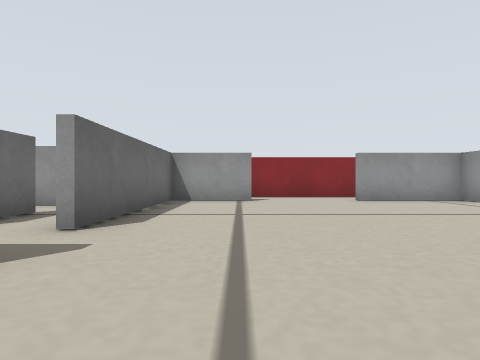
View 1 (above)

22 first-person views from a walk through a robot-simulator world made for Stage. The camera is 0.11 m above the floor, looks level and sees 75° across. Floor lines are 1 m apart. The floor is counted in squares, 0.2 m on a side. Each view is taken from the middle of a square. On the plan, view 1 faces up. The plan holds only what a view shows up to about 9 squares ahead; the rest is blank. The robots in the file are not drawn.

View 2
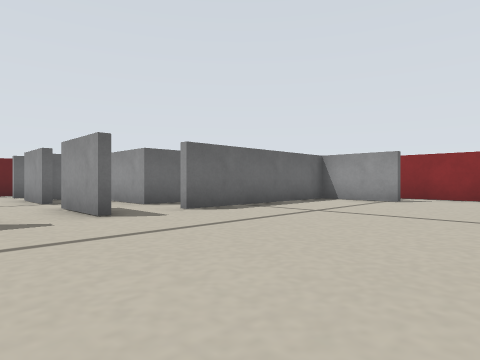

View 3
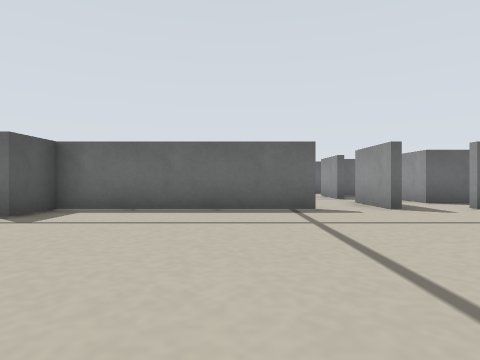

View 4
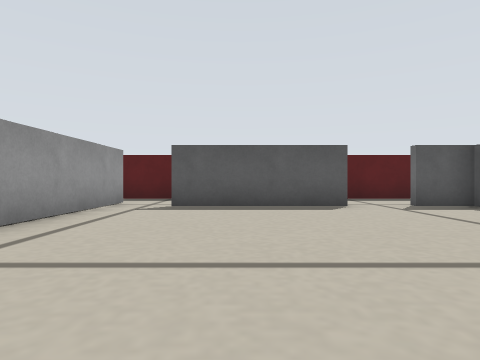

View 5
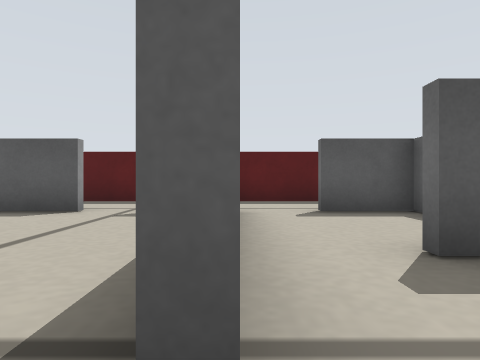

View 6
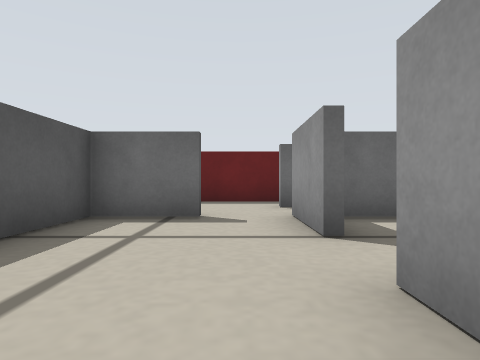

View 7
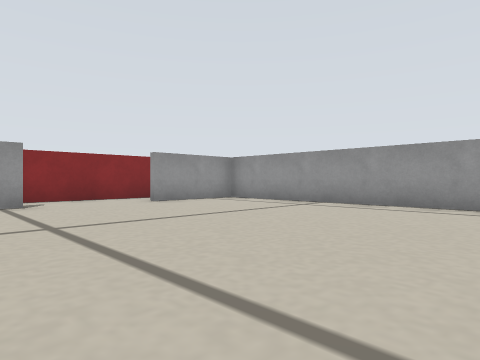

View 8
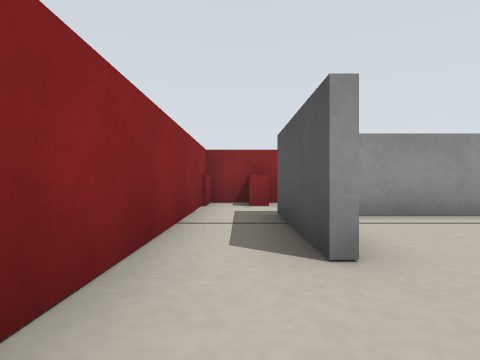

View 9
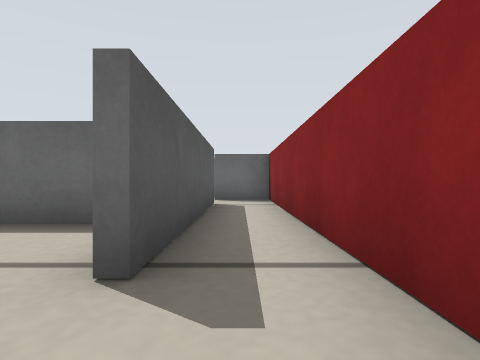

View 10
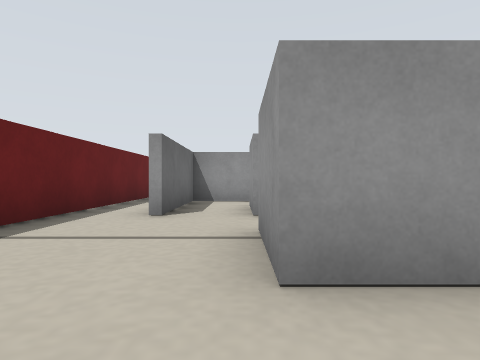

View 11
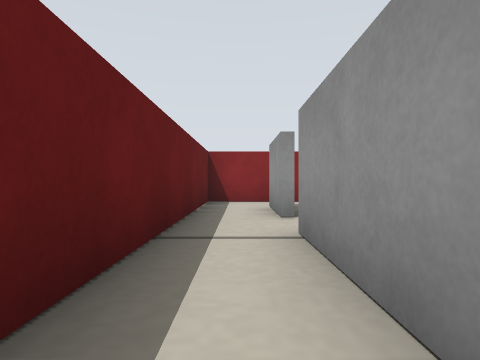

View 12
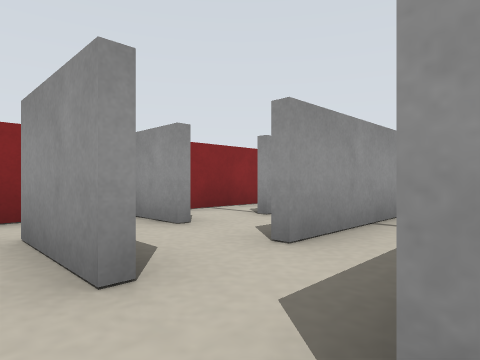

View 13
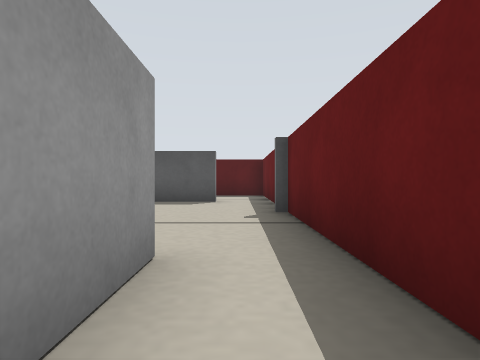

View 14
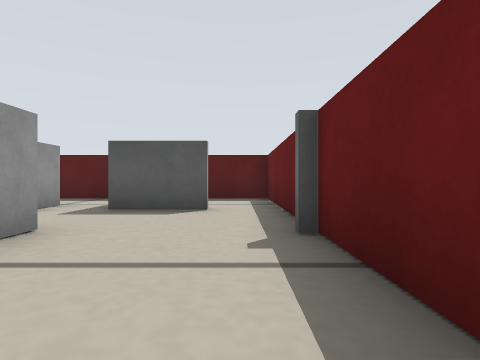

View 15
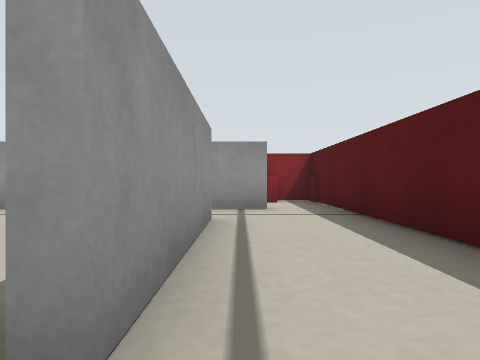

View 16
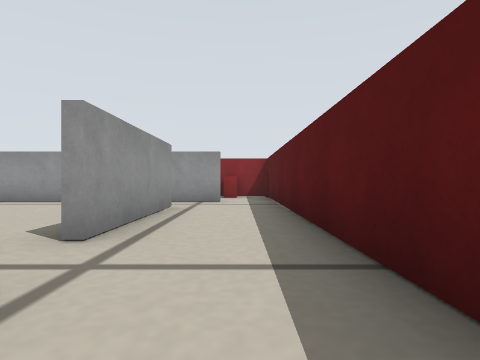

View 17
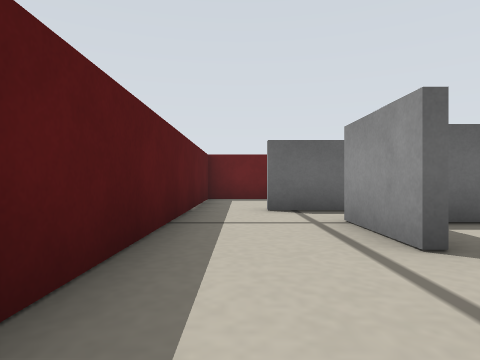

View 18
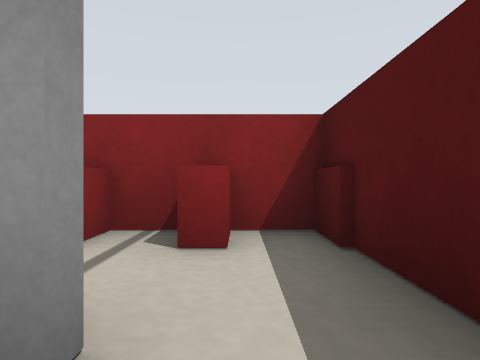

View 19
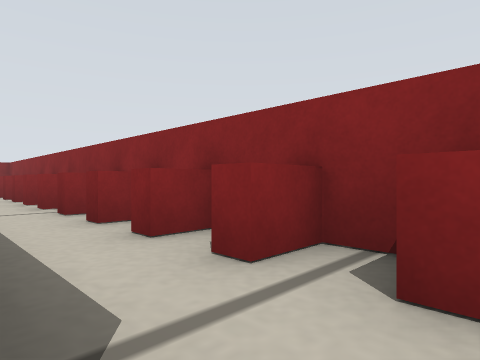

View 20
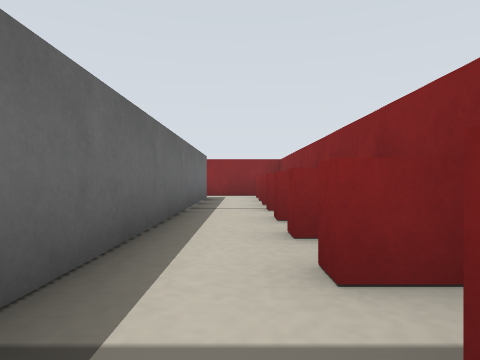

View 21
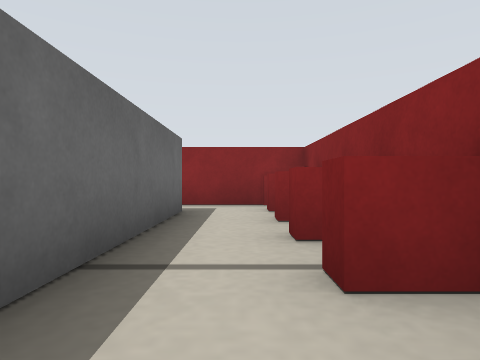

View 22
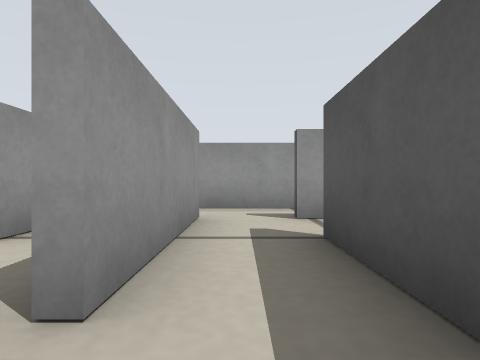

### Floor plan
Ten units are one square. View 1 is at (0, 0); x grows to the right and y downward. Boxes are objects, and circles mark ways between rooms. Rooms are numbered by the first view taken in them; rooms with no view inside come last. Other rooms are left out.
<svg viewBox="-110 -103 200 177">
<path fill="none" stroke="#000" d="M-18 -5 -18 44 -5 44M-18 -18 -36 -18M58 -19 58 -82 31 -82M-34 -34 -51 -34M8 44 45 44M-50 -18 -69 -18M44 46 8 46M-34 46 -52 46 -52 39M-50 29 -50 44 -34 44M-58 14 -68 14 -68 -4M4 -82 -18 -82 -18 -34M-66 -5 -66 12 -34 12M30 -84 60 -84 60 -2M84 -36 84 -41M-66 -34 -66 -24M58 55 58 0M-68 -50 -82 -50 -82 -18M-66 41 -66 55M-50 -84 4 -84M84 -76 84 -98 -66 -98 -66 -82M-85 37 -65 37M-98 -15 -98 5M-98 25 -98 69 84 69 84 42M-84 -18 -84 -52M-98 -66 -98 -15M-34 -66 -69 -66M-36 -48 -36 -52M-70 -52 -50 -52M-20 -49 -20 -69M-84 -65 -84 -85M-68 -82 -68 -95M-75 -98 -98 -98 -98 -66"/>
<rect x="-105" y="5" width="10" height="10" fill="#bbb"><title>grey post</title></rect>
<rect x="75" y="55" width="10" height="10" fill="#bbb"><title>red box</title></rect>
<rect x="75" y="35" width="10" height="10" fill="#bbb"><title>red box</title></rect>
<rect x="75" y="25" width="10" height="10" fill="#bbb"><title>red box</title></rect>
<rect x="75" y="15" width="10" height="10" fill="#bbb"><title>red box</title></rect>
<rect x="75" y="-5" width="10" height="20" fill="#bbb"><title>red box</title></rect>
<rect x="75" y="-15" width="10" height="10" fill="#bbb"><title>red box</title></rect>
<rect x="75" y="-25" width="10" height="10" fill="#bbb"><title>red box</title></rect>
<rect x="75" y="-35" width="10" height="10" fill="#bbb"><title>red box</title></rect>
<rect x="75" y="-55" width="10" height="10" fill="#bbb"><title>red box</title></rect>
<rect x="75" y="-65" width="10" height="10" fill="#bbb"><title>red box</title></rect>
<rect x="75" y="-75" width="10" height="10" fill="#bbb"><title>red box</title></rect>
<rect x="75" y="-95" width="10" height="10" fill="#bbb"><title>red box</title></rect>
<circle cx="-90" cy="-10" r="3" fill="#2a7"/>
<circle cx="-80" cy="-60" r="3" fill="#2a7"/>
<circle cx="-90" cy="-70" r="3" fill="#2a7"/>
<text x="10" y="-10">1</text>
<text x="-90" y="-40">2</text>
<text x="-50" y="-60">3</text>
<text x="-90" y="-80">4</text>
</svg>
Room 1 opens to room 2. Room 2 opens to room 3. Room 2 opens to room 4.

Where each view was taken, in squares from view 1:
view 1: 0 up, 0 right, facing up
view 2: 0 up, 3 right, facing up-left
view 3: 1 down, 4 right, facing left
view 4: 2 up, 3 right, facing down
view 5: 1 up, 2 left, facing down
view 6: 1 up, 2 left, facing left
view 7: 1 up, 1 left, facing up-right
view 8: 9 up, 1 right, facing right
view 9: 9 up, 2 right, facing left
view 10: 3 down, 7 left, facing up
view 11: 2 up, 9 left, facing up
view 12: 5 up, 9 left, facing up-right
view 13: 4 up, 9 left, facing down
view 14: 2 up, 9 left, facing down
view 15: 5 down, 0 right, facing right
view 16: 6 down, 2 left, facing right
view 17: 6 down, 1 left, facing left
view 18: 6 down, 5 right, facing right
view 19: 6 down, 6 right, facing up-right
view 20: 1 down, 7 right, facing up
view 21: 3 up, 7 right, facing up
view 22: 6 up, 8 left, facing right
